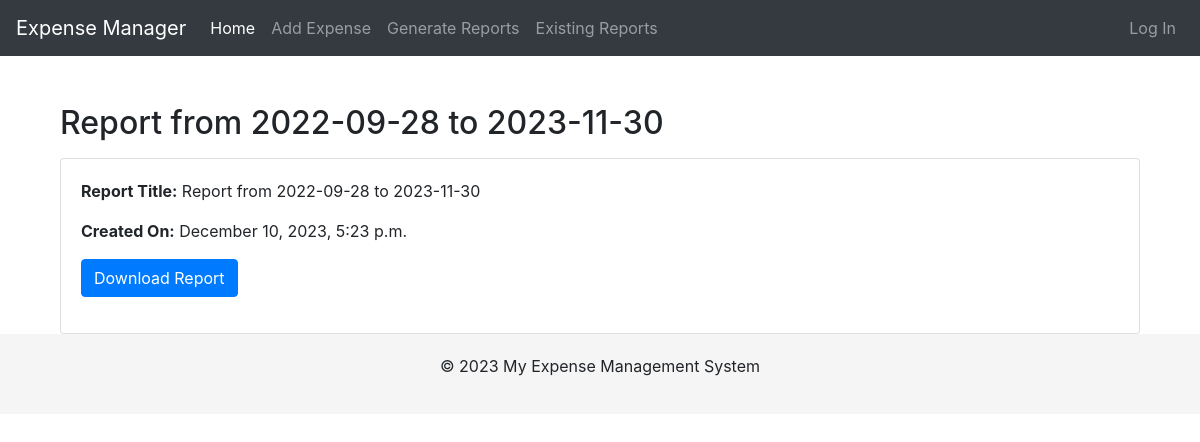
Page /report/3/ on the committed database.
### expenses/models.py (models this page shows, shortened)
class Report(models.Model):
    user = models.ForeignKey(User, on_delete=models.CASCADE)
    title = models.CharField(max_length=100)
    created_date = models.DateTimeField(auto_now_add=True)
    report_file = models.FileField(upload_to='reports/', blank=True, null=True)
    unique_id = models.UUIDField(default=uuid.uuid4, editable=False, unique=True)

### expenses/views.py (the view)
# urls.py: path('report/<int:report_id>/', report_detail, name='report_detail'),
def report_detail(request, report_id):
    report = get_object_or_404(Report, pk=report_id)
    return render(request, 'expenses/report_detail.html', {'report': report})

### expenses/templates/expenses/report_detail.html
{% extends 'base.html' %}
{% block content %}
<div class="container mt-4">
    <h2 class="mb-3">{{ report.title }}</h2>
    <div class="card">
        <div class="card-body">
            <p><strong>Report Title:</strong> {{ report.title }}</p>
            <p><strong>Created On:</strong> {{ report.created_date|date:"F j, Y, P" }}</p>
            {% if report.report_file %}
                <p><a href="{{ report.report_file.url }}" class="btn btn-primary">Download Report</a></p>
            {% else %}
                <p>No file attached to this report.</p>
            {% endif %}
        </div>
    </div>
</div>
{% endblock %}

### templates/base.html (style rules this page uses)
body { padding-top: 5rem; }

### rows in the picture
Report: title "Report from 2022-09-28 to 2023-11-30", created_date "December 10, 2023, 5:23 p.m."
